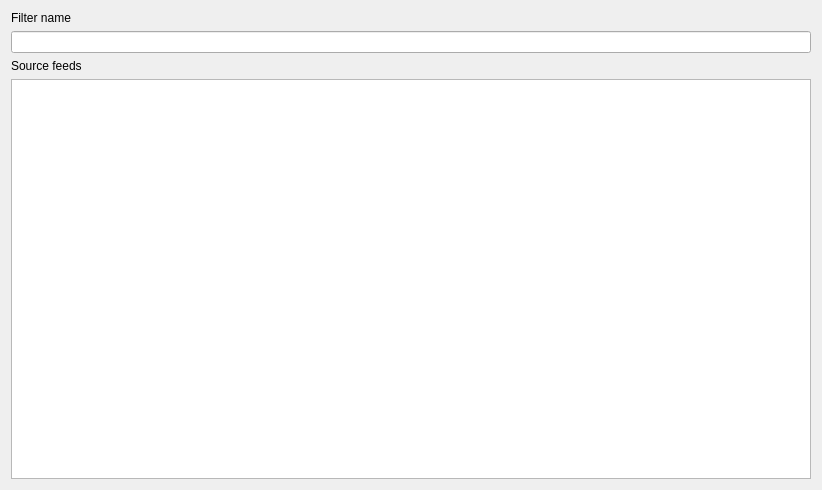
<?xml version="1.0" encoding="UTF-8"?>
<ui version="4.0">
 <class>FilterPropertiesWidget</class>
 <widget class="QWidget" name="FilterPropertiesWidget">
  <property name="geometry">
   <rect>
    <x>0</x>
    <y>0</y>
    <width>604</width>
    <height>488</height>
   </rect>
  </property>
  <property name="windowTitle">
   <string>Form</string>
  </property>
  <layout class="QVBoxLayout" name="verticalLayout">
   <item>
    <widget class="QLabel" name="nameLabel">
     <property name="text">
      <string>Filter name</string>
     </property>
    </widget>
   </item>
   <item>
    <widget class="KLineEdit" name="nameEdit">
     <property name="showClearButton" stdset="0">
      <bool>true</bool>
     </property>
    </widget>
   </item>
   <item>
    <widget class="QLabel" name="sourceFeedsLabel">
     <property name="text">
      <string>Source feeds</string>
     </property>
    </widget>
   </item>
   <item>
    <widget class="KRss::FeedListView" name="sourceFeedsView">
     <property name="sizePolicy">
      <sizepolicy hsizetype="MinimumExpanding" vsizetype="MinimumExpanding">
       <horstretch>0</horstretch>
       <verstretch>0</verstretch>
      </sizepolicy>
     </property>
     <property name="minimumSize">
      <size>
       <width>800</width>
       <height>400</height>
      </size>
     </property>
    </widget>
   </item>
   <item>
    <spacer name="verticalSpacer">
     <property name="orientation">
      <enum>Qt::Vertical</enum>
     </property>
     <property name="sizeHint" stdset="0">
      <size>
       <width>20</width>
       <height>40</height>
      </size>
     </property>
    </spacer>
   </item>
  </layout>
 </widget>
 <customwidgets>
  <customwidget>
   <class>KLineEdit</class>
   <extends>QLineEdit</extends>
   <header>klineedit.h</header>
  </customwidget>
  <customwidget>
   <class>KRss::FeedListView</class>
   <extends>QListView</extends>
   <header location="global">krss/ui/feedlistview.h</header>
  </customwidget>
 </customwidgets>
 <resources/>
 <connections/>
</ui>
